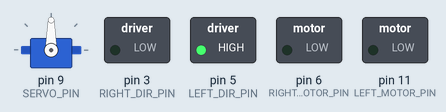
This sketch was run on a simulated Arduino Uno, built with avr-gcc and run on an emulated ATmega328P. On the bench: servo, switched loads named in the sketch (green lamp = pin HIGH).

Above: at 0.1 s.
Timing chart, 0 to 1.6 s (numbered marks = the images above):
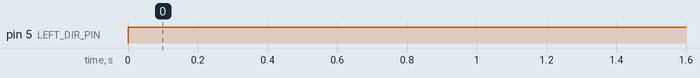

Measured:
- by itself, pin 5 (LEFT_DIR_PIN): LOW → HIGH at 0.00 s

The sketch:

car.ino
```cpp
#include <Servo.h>
#include <math.h>
// pin definitions
const int LEFT_MOTOR_PIN = 11;
const int RIGHT_MOTOR_PIN = 6;
const int LEFT_DIR_PIN = 5;
const int RIGHT_DIR_PIN = 3;
const int SERVO_PIN = 9;
// direction definitions
const int LEFT_FORWARD = 0;
const int LEFT_BACKWARD = 255;
const int RIGHT_FORWARD = 255;
const int RIGHT_BACKWARD = 0;
// offset definitions
const int angle_offset = 0;  // 1: 4; 4: 0; 5: 0; 6: -2; 7: -3; 9: 6
const int speed_offset = -1;  // 1: -1; 4: 0; 5: 1; 6: 3; 7: 4; 9: 4

Servo servo;
int dir = 0;
int speed = 0;
int angle = 90;
int left_dir = LEFT_FORWARD;
int right_dir = RIGHT_FORWARD;
String data = "";

int constraint(int value, int lb, int ub) {
  return (value > ub ? ub : (value < lb ? lb : value));
}

void setup() {
  Serial.begin(115200);

  servo.attach(SERVO_PIN);
  servo.write(angle);

  pinMode(LEFT_MOTOR_PIN, OUTPUT);
  pinMode(RIGHT_MOTOR_PIN, OUTPUT);
  pinMode(LEFT_DIR_PIN, OUTPUT);
  pinMode(RIGHT_DIR_PIN, OUTPUT);
  analogWrite(LEFT_DIR_PIN, left_dir);
  analogWrite(RIGHT_DIR_PIN, right_dir);
  analogWrite(LEFT_MOTOR_PIN, speed);
  analogWrite(RIGHT_MOTOR_PIN, speed);
}

void loop() {
  while (Serial.available()) {
    char c = Serial.read();
    if ((c >= '0' && c <= '9') || (c >= 'a' && c <= 'z')) data += c;
    delay(1);
  }
  Serial.flush();

  if (data.length()) {
    // format: cmd[xxx][y][zz]dmc
    // xxx: angle [75, 105]; y: direction {0: backward, 1: forward}; zz: speed [0, 30]
    int begin = data.indexOf("cmd");
    int end = data.indexOf("dmc");
    if (begin != -1 && end != -1 && end - begin == 9) {
      angle = atoi(data.substring(begin + 3, begin + 6).c_str());
      dir = atoi(data.substring(begin + 6, begin + 7).c_str());
      speed = atoi(data.substring(begin + 7, begin + 9).c_str()) + speed_offset;
    }
    data = "";
  }
  left_dir = (dir == 0 ? LEFT_BACKWARD : LEFT_FORWARD);
  right_dir = (dir == 0 ? RIGHT_BACKWARD : RIGHT_FORWARD);

  servo.write(constraint(angle, 75, 105) + angle_offset);
  analogWrite(LEFT_DIR_PIN, left_dir);
  analogWrite(RIGHT_DIR_PIN, right_dir);
  // differential drive
  analogWrite(LEFT_MOTOR_PIN, constraint(speed - 15 * sin((angle - 90) / 180 * 3.14), 0, 30));
  analogWrite(RIGHT_MOTOR_PIN, constraint(speed + 15 * sin((angle - 90) / 180 * 3.14), 0, 30));
  delay(2);
}
```
